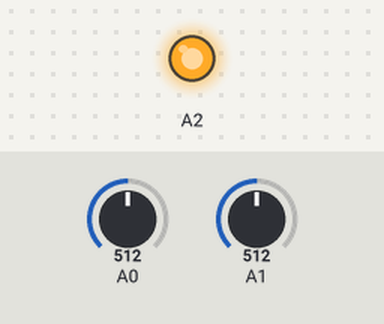
Recording of a sketch running on a simulated Arduino Uno, built with avr-gcc and run on an emulated ATmega328P. Parts: output pins drawn as LEDs (lit = HIGH). The inputs (shaded band) are chosen by the test bench; at power-on: A0 = 512, A1 = 512. No radio packets arrive unless stated.

Above: at 0.02 s.
At 30.0 s:
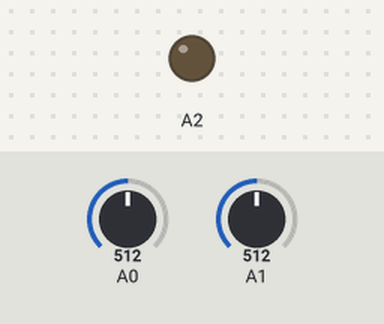
Timing chart, 0 to 78.1 s (numbered marks = the images above):
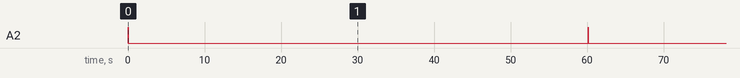

The sketch:

Turbidity_xmit.ino
```cpp
#include <LowPower.h>
#include <RH_ASK.h>
#include <SPI.h> // Not actually used but needed to compile

#define UID 0

//RH_ASK::RH_ASK(uint16_t speed, uint8_t rxPin, uint8_t txPin, uint8_t pttPin, bool pttInverted)
RH_ASK driver( 1200, 2, 3, 4, 5 );

typedef struct __attribute__((packed)){
	uint8_t id;
	uint32_t time;
	uint16_t temperature;
	uint16_t turbidity;
	} PACKET_T;

PACKET_T data;

void setup()
{
	Serial.begin(9600);	  // Debugging only
	if (!driver.init() )
	Serial.println("init failed");
	data.time = 0;

	// Using this pin to power the turbidity sensor
	pinMode(A2,OUTPUT);
	digitalWrite(A2,HIGH);

	//analogReference(INTERNAL);
}

void loop()
{
	// Turn on sensor
	digitalWrite(A2,HIGH);

	// Let the sensor settle
	delay(50);

	// Read sensor and build packet
	data.id = UID;
	data.time += 1;
	data.temperature = analogRead(A1);
	data.turbidity = analogRead(A0);

	//Serial.print("XMIT");
	//Serial.println(data.time);

	//Serial.print("Turb:");
	//Serial.print(analogRead(A0));
	//driver.printBuffer()

	// Turn off sensor while xmit
	digitalWrite(A2,LOW);

	// Send data
	driver.send((uint8_t*)&data,sizeof(data));
	driver.waitPacketSent();

	// Sleep (most power)
	//delay(1000);

	// Low power sleep (less power)
	//LowPower.idle(SLEEP_1S, ADC_OFF, TIMER2_OFF, TIMER1_OFF, TIMER0_OFF, SPI_OFF, USART0_OFF, TWI_OFF);

	// Deep powerdown (least power)
	longPowerDown(60); // in Seconds
}

// Most power efficient in multiples of 8 seconds
void longPowerDown(int seconds){
	int i;

	for(i=0; i<(seconds/8); i++){
		LowPower.powerDown(SLEEP_8S, ADC_OFF, BOD_OFF);
	}

	for(i=0;i<(seconds%8); i++){
		LowPower.powerDown(SLEEP_1S, ADC_OFF, BOD_OFF);
	}
}
```

Measured:
- by itself, A2: alternates HIGH for 0.05 s and LOW for 60.1 s
